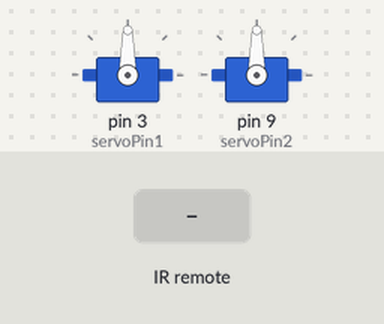
A sketch run on a simulated Arduino Uno, built with avr-gcc and run on an emulated ATmega328P. On the bench: 2 × servo. The test bench sets the inputs (shaded band).

Above: at 1.2 s.
1.3 s: infrared code 0xFF22DD received
At 2.2 s:
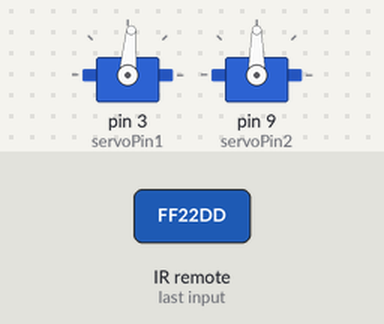
2.8 s: infrared code 0xFF629D received
At 3.4 s:
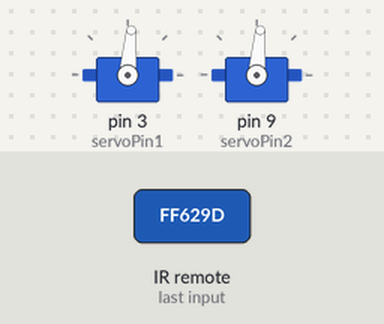
Timing chart, 0 to 5.8 s (numbered marks = the images above; inputs shaded):
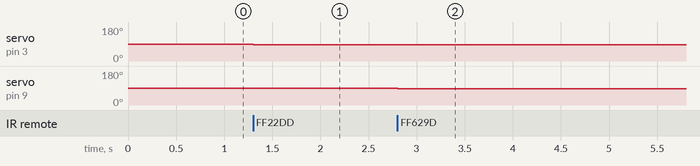

Measured:
- after the input at 1.3 s, servo on pin 3 (servoPin1): 90° → 85° at once
- after the input at 2.8 s, servo on pin 9 (servoPin2): 90° → 85° at once

The sketch:

CH16_2.ino
```cpp
// ===== ch16_2.ino =====
// ===== 紅外線控制雙軸機械臂 =====
#include <IRremote.h>  //掛載IRremote函數庫
const int IRR=A1;     //宣告A1腳連接IRR信號
IRrecv irrecv(IRR);     //建構接收物件
decode_results results;   //建構解碼結果物件
#define keyL 0xFF22DD   //定義keyL(向左鍵)編碼
#define keyR 0xFFC23D   //定義keyR(向右鍵)編碼
#define keyU 0xFF629D   //定義keyU(向上鍵)編碼
#define keyD 0xFFA857   //定義keyD(向下鍵)編碼
#define keyOK 0xFF02FD  //定義keyOK(OK鍵)編碼
const int servoPin1=3,servoPin2=9;
//宣告3腳連接servoPin1信號、9腳連接servoPin2信號
#include <Servo.h>      //掛載Servo.h函數庫
Servo servoA;       //建構servoA伺服器物件(旋轉)
Servo servoB;       //建構servoB伺服器物件(上下)
int RL=90, UD=90;     //宣告RL(旋轉變數)、UD(上下變數)
//初始設定
void setup() {
  irrecv.enableIRIn();    //啟用接收功能
  servoA.attach(servoPin1); // servoA連線
  servoB.attach(servoPin2); // servoB連線
}
//主程式
void loop() {
  if (irrecv.decode(&results)) {    //若接收到資料，則解碼
    switch (results.value) {    //根據讀入之信號來判斷
      //servoA伺服器(旋轉)
      case keyL:        //若遙控器按向左鍵
        RL-=5;        //調整角度
        if(RL <=10) RL=10;    //檢查邊界
        servoA.write(RL);     //驅動servoA伺服機置中
        break;
      case keyR:        //若遙控器按向右鍵
        RL+=5;        //調整角度
        if(RL >=170) RL=170;  //檢查邊界
        servoA.write(RL);     //驅動servoA伺服機置中
        break;
      //servoB伺服器(上下)
      case keyD:        //若遙控器按向左鍵
        UD+=5;        //調整角度
        if(UD >=170) UD=170;    //檢查邊界
        servoB.write(UD);     //驅動servoB伺服機置中
        break;
      case keyU:        //若遙控器按向右鍵
        UD-=5;        //調整角度
        if(UD <=10) UD=10;  //檢查邊界
        servoB.write(UD);     //驅動servoB伺服機置中
        break;
      case keyOK:         //若遙控器按OK鍵
        RL=90;UD=90;
        servoA.write(RL);     //驅動servoA伺服機置中
        servoB.write(UD);     //驅動servoB伺服機置中
        break;
    }
    irrecv.resume();    //進入待命狀態
  }
  delay(100);           //延遲0.1秒
}
```
